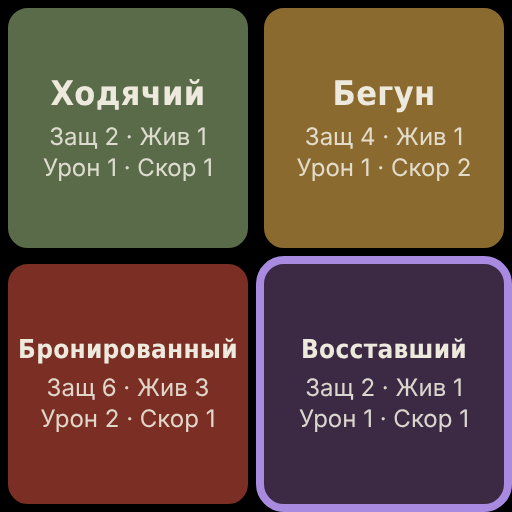
#> input picture images/tokens_front.png, 512 x 512 px; its folder holds 7 pictures in this run
$ python build_tts.py
#> lines starting #> are read from the running program, lines starting #| are printed output that depends on the picture
# -*- coding: utf-8 -*-
"""Собирает файл сохранения Tabletop Simulator для пробника «На грани» (v0.6, гексы)."""
import json, random, sys
from pathlib import Path
from PIL import Image
sys.path.insert(0, str(Path(__file__).parent))
from data import TILES, EVENTS, SRYV, HEX_TILES, RIFT_MEMO, CHARACTERS

ROOT = Path(__file__).parent.parent
IMG = ROOT / "images"
TILE_DIR = IMG / "tiles"
TILE_DIR.mkdir(exist_ok=True)
BASE = sys.argv[1] if len(sys.argv) > 1 else "file:///C:/NaGrani/images/"

random.seed(7)
_used = set()
def guid():
    while True:
        g = "%06x" % random.randrange(16**6)
        if g not in _used:
            _used.add(g); return g

def url(name): return BASE + name

def tf(x=0, y=1, z=0, rx=0, ry=180, rz=0, s=1.0, sy=None):
    return {"posX": x, "posY": y, "posZ": z, "rotX": rx, "rotY": ry, "rotZ": rz,
            "scaleX": s, "scaleY": sy if sy is not None else s, "scaleZ": s}

def obj(name, transform, nick="", desc="", color=(1, 1, 1), **extra):
    o = {"GUID": guid(), "Name": name, "Transform": transform, "Nickname": nick, "Description": desc,
         "GMNotes": "", "ColorDiffuse": {"r": color[0], "g": color[1], "b": color[2]},
         "Locked": False, "Grid": False, "Snap": True, "Autoraise": True, "Sticky": True,
         "Tooltip": True, "GridProjection": False, "Hands": False, "LuaScript": "", "LuaScriptState": ""}
    o.update(extra)
    return o

# ---------- нарезка тайлов и жетонов ----------
def crop_sheet(sheet, cols, cw, ch, count, prefix):
#> called with sheet = 'tokens_front.png', cols = 2, cw = 256, ch = 256, count = 4, prefix = 'token_front'
    im = Image.open(IMG / sheet)
#> im is the input picture: PIL image 512x512 RGB; mean R, G, B 100.4, 76.8, 62.7
    names = []
    for i in range(count):
        c, r = i % cols, i // cols
        part = im.crop((c * cw, r * ch, (c + 1) * cw, (r + 1) * ch))
        n = f"{prefix}_{i:02d}.png"
        part.save(TILE_DIR / n)
        names.append("tiles/" + n)
#> this loop made 4 passes
#> pass 1, in crop_sheet, `part = im.crop((c * cw, r * ch, (c + 1) * cw, (r + 1) * ch))`:
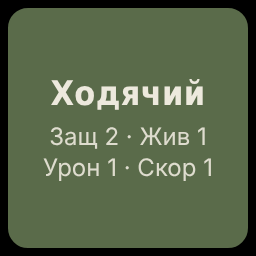
#> part: PIL image 256x256 RGB; mean R, G, B 85.5, 99.4, 71.5
#> pass 2, in crop_sheet, `part = im.crop((c * cw, r * ch, (c + 1) * cw, (r + 1) * ch))`:
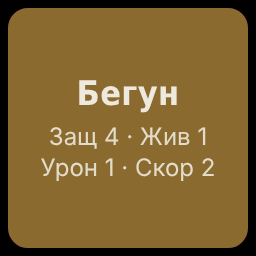
#> part: PIL image 256x256 RGB; mean R, G, B 124.3, 97.4, 46.8
#> pass 3, in crop_sheet, `part = im.crop((c * cw, r * ch, (c + 1) * cw, (r + 1) * ch))`:
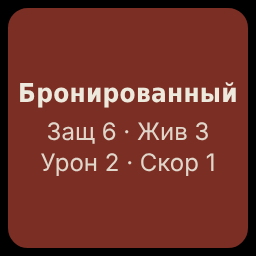
#> part: PIL image 256x256 RGB; mean R, G, B 112.4, 49.7, 40.9
#> after the loop:
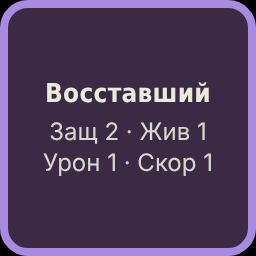
#> part: PIL image 256x256 RGB; mean R, G, B 79.3, 60.8, 91.8
#> after the loop, names = ['tiles/token_front_00.png', 'tiles/token_front_01.png', 'tiles/token_front_02.png', 'tiles/token_front_03.png']
    return names

kf_names = crop_sheet("tokens_front.png", 2, 256, 256, 4, "token_front")
#> kf_names has the same summary as names in crop_sheet
kb_names = crop_sheet("tokens_back.png", 2, 256, 256, 4, "token_back")
#> call 2 of crop_sheet, with sheet = 'tokens_back.png', cols = 2, cw = 256, ch = 256, count = 4, prefix = 'token_back'
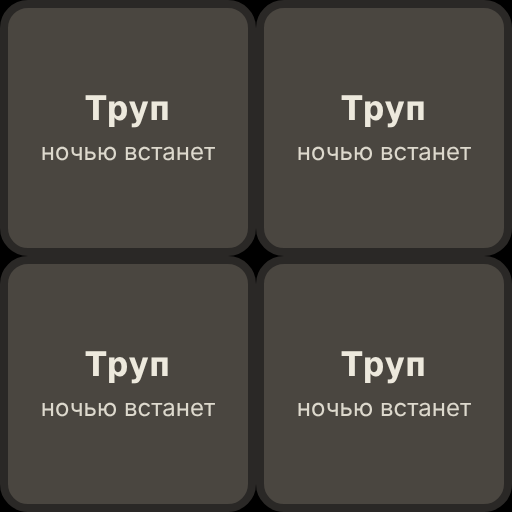
#> input picture images/tokens_back.png, 512 x 512 px
#> in crop_sheet, im is the input picture: PIL image 512x512 RGB; mean R, G, B 73.7, 70, 64.4
#> the loop in crop_sheet (call 2), `for i in range(count):` made 4 passes
#> pass 1, in crop_sheet (call 2), `part = im.crop((c * cw, r * ch, (c + 1) * cw, (r + 1) * ch))`:
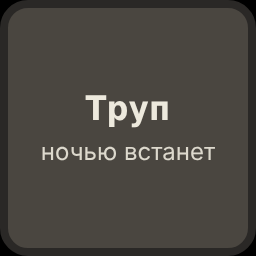
#> part: PIL image 256x256 RGB; mean R, G, B 73.7, 70, 64.4
#> after the loop in crop_sheet (call 2), `for i in range(count):`: names = ['tiles/token_back_00.png', 'tiles/token_back_01.png', 'tiles/token_back_02.png', 'tiles/token_back_03.png']
#> kb_names has the same summary as names in crop_sheet

# Скрипт тайла: счётчик запаса с кнопками − и + на лицевой стороне
TILE_LUA = r'''
local value = nil

function onLoad(state)
  if state ~= nil and state ~= "" then value = tonumber(state) end
  if value == nil then
    local ok, d = pcall(function() return JSON.decode(self.getGMNotes()) end)
    if ok and d ~= nil and d.zap ~= nil then value = d.zap else value = 0 end
  end
  Wait.frames(draw, 2)
end

function onSave() return tostring(value) end

function noop() end
function plus() value = value + 1; draw() end
function minus() if value > 0 then value = value - 1 end; draw() end

function draw()
  self.clearButtons()
  local b = self.getBounds()
  local s = self.getScale()
  local h = (b.size.x / s.x) / 2
  if h <= 0 then h = 1 end
  local z = h * 0.58
  local sc = {h * 0.2, 1, h * 0.2}
  local sd = {y = 0.2, rot = {0, 0, 0}}
  do
    local x0 = h * 0.2
    local step = -h * 0.2
    self.createButton({click_function = "minus", function_owner = self, label = "−",
      position = {x0, sd.y, z}, rotation = sd.rot, width = 380, height = 380, font_size = 320,
      scale = sc, color = {0.12, 0.12, 0.1}, font_color = {0.93, 0.91, 0.86}, tooltip = "Запас −1"})
    self.createButton({click_function = "noop", function_owner = self, label = tostring(value),
      position = {x0 + step, sd.y, z}, rotation = sd.rot, width = 420, height = 380, font_size = 320,
      scale = sc, color = {0.81, 0.9, 0.63}, font_color = {0.1, 0.12, 0.05}, tooltip = "Запас тайла"})
    self.createButton({click_function = "plus", function_owner = self, label = "+",
      position = {x0 + step * 2, sd.y, z}, rotation = sd.rot, width = 380, height = 380, font_size = 320,
      scale = sc, color = {0.12, 0.12, 0.1}, font_color = {0.93, 0.91, 0.86}, tooltip = "Запас +1"})
  end
end
'''

def custom_tile(front, back, transform, nick, desc="", thick=0.15, gm="", lua="", shape=0):
    return obj("Custom_Tile", transform, nick, desc, GMNotes=gm, LuaScript=lua,
               CustomImage={"ImageURL": url(front), "ImageSecondaryURL": url(back), "ImageScalar": 1.0,
                            "WidthScale": 0.0,
                            "CustomTile": {"Type": shape, "Thickness": thick, "Stackable": False, "Stretch": True}})

def infinite_bag(nick, inner, x, z, color=(0.25, 0.25, 0.25)):
    return obj("Infinite_Bag", tf(x, 1.5, z), nick, color=color, ContainedObjects=[inner])

def block(nick, color, s=0.45):
    return obj("BlockSquare", tf(0, 1, 0, s=s), nick, color=color)

objects = []
TILE_SCALE = 3.0

# Лагерь в центр (гекс)
def hexf(n): return f"hex/hex_front_{n:02d}.png"
def hexb(l): return f"hex/hex_back_{l}.png"
camp = custom_tile(hexf(0), hexb(0), tf(0, 1, 0, s=TILE_SCALE), "Лагерь",
                   "Старт. Сумерки: еда и вода из общего запаса.", thick=0.2, shape=1,
                   gm=json.dumps({"edges": "111111", "zap": 0}))
objects.append(camp)

# Стопка местности: рубашкой (уровнем) вверх, скрипт перемешивает при выборе игроков
STACK = (-14, 7)
terrain = []
for i, t in enumerate(HEX_TILES[1:]):
    n, name, lvl, q, edges, srch, loot, zap, nl, nle, rift, dist, own = t
    desc = f"Уровень {lvl} · {q} · Обыск {srch}+ · Лут: {loot} · {nl}: {nle}\nРазлом: {rift}" + (f" (с начала игры) — {own}" if dist else "")
    o = custom_tile(hexf(n), hexb(lvl), tf(STACK[0], 1.2 + i * 0.3, STACK[1], rz=180, s=TILE_SCALE), name, desc,
                    thick=0.2, shape=1, gm=json.dumps({"edges": edges, "zap": zap, "level": lvl}), lua=TILE_LUA)
    terrain.append(o)
    objects.append(o)


# ---------- колоды ----------
def card(deck_key, idx, cd, nick, desc=""):
    return obj("Card", tf(0, 1, 0, rz=180), nick, desc, CardID=deck_key * 100 + idx,
               HideWhenFaceDown=True, SidewaysCard=False, CustomDeck={str(deck_key): cd})

def deck(deck_key, cd, cards, transform, nick, desc=""):
    return obj("Deck", transform, nick, desc, HideWhenFaceDown=True, SidewaysCard=False,
               DeckIDs=[c["CardID"] for c in cards], CustomDeck={str(deck_key): cd}, ContainedObjects=cards)

ev_cd = {"FaceURL": url("events_front.png"), "BackURL": url("events_back.png"), "NumWidth": 7, "NumHeight": 5,
         "BackIsHidden": True, "UniqueBack": True, "Type": 0}
layers = ["Ранние", "Средние", "Поздние", "Последствия"]
layer_pos = [(21, 12), (24, 12), (27, 12), (24, 6.5)]
layer_guids = {}
for li, layer in enumerate(layers):
    cards = [card(2, i, ev_cd, ev[1], (f"{layer} · УГРОЗА · Отвести: {ev[4]} · Не отвели: {ev[5]}" if ev[6] == "УГРОЗА" else f"{layer} · Мир: {ev[4]} · Выживание: {ev[5]}"))
             for i, ev in enumerate(EVENTS) if ev[2] == layer]
    x, z = layer_pos[li]
    d = deck(2, ev_cd, cards, tf(x, 1.2, z, rz=180, s=1.0), f"События: {layer}",
             "Тяни по одной карте каждую ночь: сначала Ночи 1–3, потом 4–6, потом 7–9.")
    layer_guids[layer] = d["GUID"]
    objects.append(d)

sr_cd = {"FaceURL": url("sryv_front.png"), "BackURL": url("sryv_back.png"), "NumWidth": 5, "NumHeight": 2,
         "BackIsHidden": True, "UniqueBack": False, "Type": 0}
sr_cards = [card(3, i, sr_cd, c[0], f"{c[1]}: {c[2]}") for i, c in enumerate(SRYV)]
objects.append(deck(3, sr_cd, sr_cards, tf(21, 1.2, 6.5, rz=180, s=1.0), "Срыв",
                    "Переполнил Изменение — тайно возьми карту себе в руку."))

# ---------- памятки разломов и жетон разлома ----------
mm_cd = {"FaceURL": url("memo_front.png"), "BackURL": url("memo_back.png"), "NumWidth": 5, "NumHeight": 1,
         "BackIsHidden": True, "UniqueBack": False, "Type": 0}
mm_cards = []
for i, r in enumerate(RIFT_MEMO):
    c = card(4, i, mm_cd, f"Разлом: {r}", " / ".join(f"{x}: {t}" for x, t in zip(["I", "II", "III"], RIFT_MEMO[r])))
    c["Transform"]["rotZ"] = 0
    mm_cards.append(c)
objects.append(deck(4, mm_cd, mm_cards, tf(30.5, 1.2, 12, s=1.0), "Памятки разломов",
                    "Разложи все пять рядом с общим полем."))
rift_tok = custom_tile("rift_token.png", "rift_token.png", tf(s=0.55), "Разлом",
                       "Кладётся на чистый тайл. Ступень отмечай маркером.", thick=0.15, shape=2)
objects.append(infinite_bag("Жетоны разлома", rift_tok, -14, 13, color=(0.45, 0.3, 0.65)))

# ---------- персонажи ----------
ch_cd = {"FaceURL": url("chars_front.png"), "BackURL": url("chars_back.png"), "NumWidth": 6, "NumHeight": 1,
         "BackIsHidden": True, "UniqueBack": False, "Type": 0}
ch_cards = []
for i, c in enumerate(CHARACTERS):
    cc = card(5, i, ch_cd, c[0], f"Кубики {c[2]}/{c[3]} · Здоровье {c[4]} · Фокус {c[5]} · Переход {c[6]}+ · Открыть {c[7]}+ и 1 Фокус\n{c[8]}\nСлабость: {c[9]}")
    cc["Transform"]["rotZ"] = 0
    ch_cards.append(cc)
objects.append(deck(5, ch_cd, ch_cards, tf(-24, 1.2, -4, s=1.0), "Персонажи",
                    "Каждый выбирает или тянет одного персонажа."))

# ---------- жетоны, ресурсы, маркеры: сетка слева ----------
def grid_pos(k):
    return -31 + (k % 3) * 2.6, 13 - (k // 3) * 2.8

TOK = [("Ходячий (оборот: Труп)", 0), ("Бегун (оборот: Труп)", 1), ("Бронированный (оборот: Труп)", 2), ("Восставший (оборот: Труп)", 3)]
k = 0
for nick, i in TOK:
    inner = custom_tile(kf_names[i], kb_names[i], tf(s=0.8), nick.split(" (")[0], nick, thick=0.2)
    x, z = grid_pos(k); k += 1
    objects.append(infinite_bag(nick, inner, x, z, color=(0.4, 0.2, 0.15)))
#> after the loop, k = 4; objects = 25 items

RES = [("Еда", (0.93, 0.55, 0.2)), ("Вода", (0.25, 0.55, 0.95)), ("Медикамент", (0.95, 0.95, 0.95)),
       ("Материал", (0.5, 0.33, 0.2)), ("Техника", (0.95, 0.85, 0.2)), ("Мутаген", (0.6, 0.9, 0.2)),
       ("Маркер ступени / Сдвига / Ночи", (0.08, 0.08, 0.08))]
for nick, col in RES:
    x, z = grid_pos(k); k += 1
    objects.append(infinite_bag(nick, block(nick, col), x, z, color=col))
#> this loop made 7 passes
#> (x, z) on passes 1 to 7: (-28.4, 10.2), (-25.8, 10.2), (-31, 7.4), (-28.4, 7.4), (-25.8, 7.4), (-31, 4.6), (-28.4, 4.6)
#> after the loop, k = 11; objects = 32 items
x, z = grid_pos(k)
#> x = -25.8
objects.append(infinite_bag("Кубики d6", obj("Die_6", tf(s=0.64), "Кубик"), x, z, color=(0.9, 0.9, 0.9)))

# ---------- общее поле и правила ----------
def board(img, transform, nick):
    return obj("Custom_Board", transform, nick, CustomImage={"ImageURL": url(img), "ImageSecondaryURL": "",
                                                            "ImageScalar": 1.0, "WidthScale": 0.0})
shared = board("shared_board.png", tf(0, 1, 15, s=0.42), "Общее поле")
objects.append(shared)
table_surf = board("table_surface.png", tf(0, 0.5, 0, s=1.8), "Стол")
table_surf["Locked"] = True
table_surf["Tooltip"] = False
table_surf["Snap"] = False
objects.append(table_surf)

#> (the run stopped early here; a loop or call above may not have finished)
